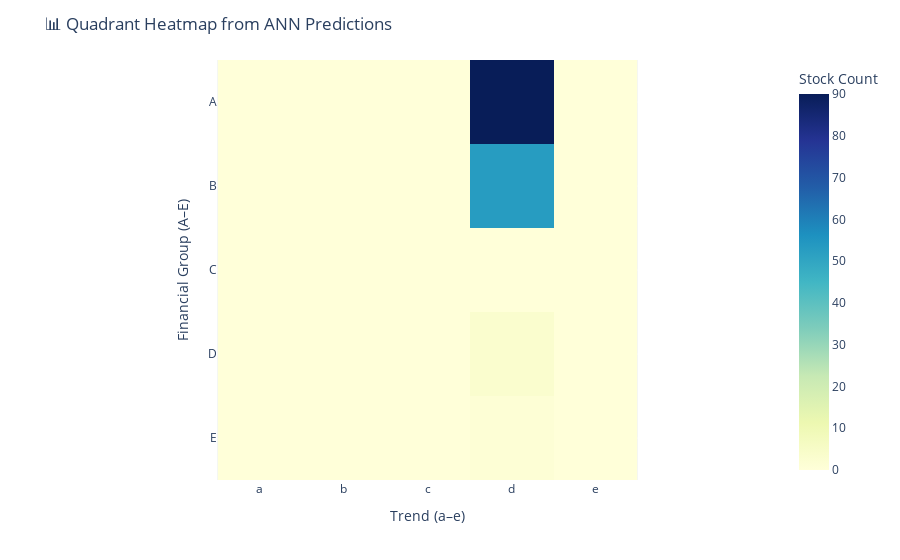

Source (notebook cell):
### Code cell
import pandas as pd
import plotly.express as px
from collections import Counter

# ✅ Decode prediction & true label
y_pred_labels = le.inverse_transform(y_pred.numpy())
y_test_labels = le.inverse_transform(y_test.numpy())

# ✅ สร้าง DataFrame ของผลการทำนาย
df_pred = pd.DataFrame({
    "index": idx_test,
    "True": y_test_labels,
    "Pred": y_pred_labels
}, index=idx_test)

# ✅ รวมชื่อหุ้นกับ Quadrant ที่ทำนายได้
df_pred["symbol"] = df.loc[idx_test, "symbol"].values

# ✅ นับจำนวนหุ้นแต่ละ Quadrant (จากผลทำนาย Pred)
quadrant_counts = df_pred.groupby("Pred")["symbol"].count().reindex(le.classes_, fill_value=0)

# ✅ สร้าง DataFrame เป็นตาราง 5x5 (Financial A–E × Trend a–e)
financial_levels = ["A","B","C","D","E"]
trend_levels = ["a","b","c","d","e"]

heatmap_data = pd.DataFrame(0, index=financial_levels, columns=trend_levels)

for q, count in quadrant_counts.items():
    fin = q[0]  # ตัวอักษรแรก เช่น 'A'
    trend = q[1]  # ตัวอักษรสอง เช่น 'a'
    heatmap_data.loc[fin, trend] = count

# ✅ วาด Heatmap
fig = px.imshow(
    heatmap_data,
    labels=dict(x="Trend (a–e)", y="Financial Group (A–E)", color="Stock Count"),
    x=trend_levels,
    y=financial_levels,
    color_continuous_scale="YlGnBu"
)

fig.update_layout(title="📊 Quadrant Heatmap from ANN Predictions")
fig.show()

### Figure 1 — Plotly figure (JSON) as saved in the notebook; plotly's stock layout.template omitted (floating-point values rounded to 4 significant figures)
{"data": [{"coloraxis": "coloraxis", "hovertemplate": "Trend (a–e): %{x}<br>Financial Group (A–E): %{y}<br>Stock Count: %{z}<extra></extra>", "name": "0", "type": "heatmap", "x": ["a", "b", "c", "d", "e"], "xaxis": "x", "y": ["A", "B", "C", "D", "E"], "yaxis": "y", "z": [[0, 0, 0, 90, 0], [0, 0, 0, 53, 0], [0, 0, 0, 0, 0], [0, 0, 0, 3, 0], [0, 0, 0, 1, 0]]}], "layout": {"coloraxis": {"colorbar": {"title": {"text": "Stock Count"}}, "colorscale": [[0, "rgb(255,255,217)"], [0.125, "rgb(237,248,177)"], [0.25, "rgb(199,233,180)"], [0.375, "rgb(127,205,187)"], [0.5, "rgb(65,182,196)"], [0.625, "rgb(29,145,192)"], [0.75, "rgb(34,94,168)"], [0.875, "rgb(37,52,148)"], [1, "rgb(8,29,88)"]]}, "margin": {"t": 60}, "title": {"text": "📊 Quadrant Heatmap from ANN Predictions"}, "xaxis": {"anchor": "y", "constrain": "domain", "domain": [0, 1], "scaleanchor": "y", "title": {"text": "Trend (a–e)"}}, "yaxis": {"anchor": "x", "autorange": "reversed", "constrain": "domain", "domain": [0, 1], "title": {"text": "Financial Group (A–E)"}}}}
